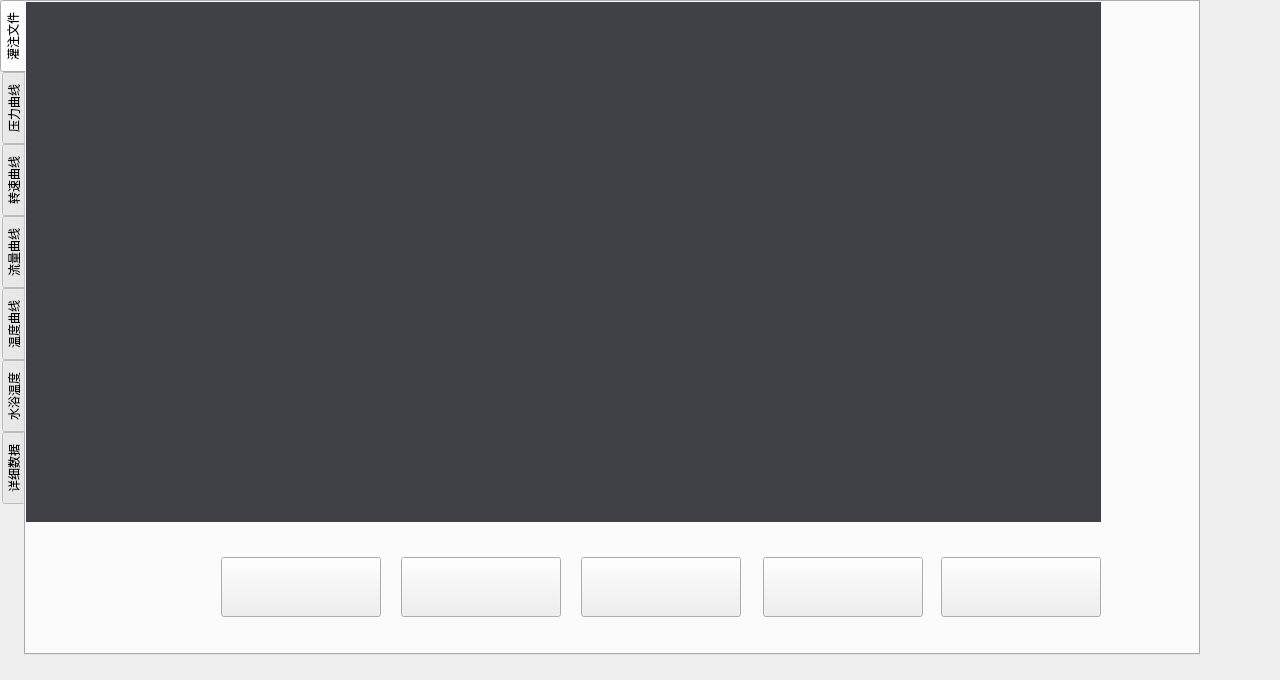
<?xml version="1.0" encoding="UTF-8"?>
<ui version="4.0">
 <class>DataFrame</class>
 <widget class="QFrame" name="DataFrame">
  <property name="geometry">
   <rect>
    <x>0</x>
    <y>0</y>
    <width>1280</width>
    <height>680</height>
   </rect>
  </property>
  <property name="windowTitle">
   <string>Frame</string>
  </property>
  <property name="styleSheet">
   <string notr="true"/>
  </property>
  <property name="frameShape">
   <enum>QFrame::NoFrame</enum>
  </property>
  <property name="frameShadow">
   <enum>QFrame::Raised</enum>
  </property>
  <property name="lineWidth">
   <number>0</number>
  </property>
  <widget class="QTabWidget" name="dataTabWidget">
   <property name="geometry">
    <rect>
     <x>0</x>
     <y>0</y>
     <width>1200</width>
     <height>655</height>
    </rect>
   </property>
   <property name="autoFillBackground">
    <bool>false</bool>
   </property>
   <property name="styleSheet">
    <string notr="true"/>
   </property>
   <property name="tabPosition">
    <enum>QTabWidget::West</enum>
   </property>
   <property name="currentIndex">
    <number>0</number>
   </property>
   <property name="usesScrollButtons">
    <bool>false</bool>
   </property>
   <widget class="QWidget" name="tabFiles">
    <property name="styleSheet">
     <string notr="true">#tabFiles
{
	
}</string>
    </property>
    <attribute name="title">
     <string>灌注文件</string>
    </attribute>
    <widget class="QWidget" name="fileWidget" native="true">
     <property name="geometry">
      <rect>
       <x>0</x>
       <y>0</y>
       <width>1075</width>
       <height>520</height>
      </rect>
     </property>
     <property name="styleSheet">
      <string notr="true">#fileWidget
{
background-color: rgb(64, 64, 71);
}</string>
     </property>
    </widget>
    <widget class="QPushButton" name="pOpenBut">
     <property name="geometry">
      <rect>
       <x>195</x>
       <y>555</y>
       <width>160</width>
       <height>60</height>
      </rect>
     </property>
     <property name="styleSheet">
      <string notr="true">#pOpenBut
{
background-image: url(:/images/dOpenBut_Icon.png);
}
#pOpenBut:pressed
{
background-image: url(:/images/dOpenButDn_Icon.png);
}
#pOpenBut:focus{outline: none;
}</string>
     </property>
     <property name="text">
      <string/>
     </property>
     <property name="iconSize">
      <size>
       <width>160</width>
       <height>60</height>
      </size>
     </property>
    </widget>
    <widget class="QPushButton" name="pExPortBut">
     <property name="geometry">
      <rect>
       <x>375</x>
       <y>555</y>
       <width>160</width>
       <height>60</height>
      </rect>
     </property>
     <property name="styleSheet">
      <string notr="true">#pExPortBut
{
background-image: url(:/images/dExPortBut_Icon.png);
}
#pExPortBut:pressed
{
background-image: url(:/images/dExPortButDn_Icon.png);
}
#pExPortBut:focus{outline: none;
}</string>
     </property>
     <property name="text">
      <string/>
     </property>
     <property name="iconSize">
      <size>
       <width>160</width>
       <height>60</height>
      </size>
     </property>
    </widget>
    <widget class="QPushButton" name="pRfshBut">
     <property name="geometry">
      <rect>
       <x>555</x>
       <y>555</y>
       <width>160</width>
       <height>60</height>
      </rect>
     </property>
     <property name="styleSheet">
      <string notr="true">#pRfshBut
{
background-image: url(:/images/dRfshBut_Icon.png);
}
#pRfshBut:pressed
{
background-image: url(:/images/dRfshButDn_Icon.png);
}
#pRfshBut:focus{outline: none;
}</string>
     </property>
     <property name="text">
      <string/>
     </property>
     <property name="iconSize">
      <size>
       <width>160</width>
       <height>60</height>
      </size>
     </property>
    </widget>
    <widget class="QPushButton" name="pDelBut">
     <property name="geometry">
      <rect>
       <x>737</x>
       <y>555</y>
       <width>160</width>
       <height>60</height>
      </rect>
     </property>
     <property name="styleSheet">
      <string notr="true">#pDelBut
{
background-image: url(:/images/dDelBut_Icon.png);
}
#pDelBut:pressed
{
background-image: url(:/images/dDelButDn_Icon.png);
}
#pDelBut:focus{outline: none;
}</string>
     </property>
     <property name="text">
      <string/>
     </property>
     <property name="iconSize">
      <size>
       <width>160</width>
       <height>60</height>
      </size>
     </property>
    </widget>
    <widget class="QPushButton" name="pDelAllBut">
     <property name="geometry">
      <rect>
       <x>915</x>
       <y>555</y>
       <width>160</width>
       <height>60</height>
      </rect>
     </property>
     <property name="styleSheet">
      <string notr="true">#pDelAllBut
{
background-image: url(:/images/dDelAllBut_Icon.png);
}
#pDelAllBut:pressed
{
background-image: url(:/images/dDelAllButDn_Icon.png);
}
#pDelAllBut:focus{outline: none;
}</string>
     </property>
     <property name="text">
      <string/>
     </property>
     <property name="iconSize">
      <size>
       <width>160</width>
       <height>60</height>
      </size>
     </property>
    </widget>
   </widget>
   <widget class="QWidget" name="tabPress">
    <attribute name="title">
     <string>压力曲线</string>
    </attribute>
   </widget>
   <widget class="QWidget" name="tabSpeed">
    <attribute name="title">
     <string>转速曲线</string>
    </attribute>
   </widget>
   <widget class="QWidget" name="tabFlow">
    <attribute name="title">
     <string>流量曲线</string>
    </attribute>
   </widget>
   <widget class="QWidget" name="tabPumTmp">
    <attribute name="title">
     <string>温度曲线</string>
    </attribute>
   </widget>
   <widget class="QWidget" name="tabWatTmp">
    <attribute name="title">
     <string>水浴温度</string>
    </attribute>
   </widget>
   <widget class="QWidget" name="tabDetail">
    <property name="styleSheet">
     <string notr="true">#tabDetail
{
background-color: rgb(64, 64, 71);
}</string>
    </property>
    <attribute name="title">
     <string>详细数据</string>
    </attribute>
   </widget>
  </widget>
 </widget>
 <resources/>
 <connections/>
</ui>
